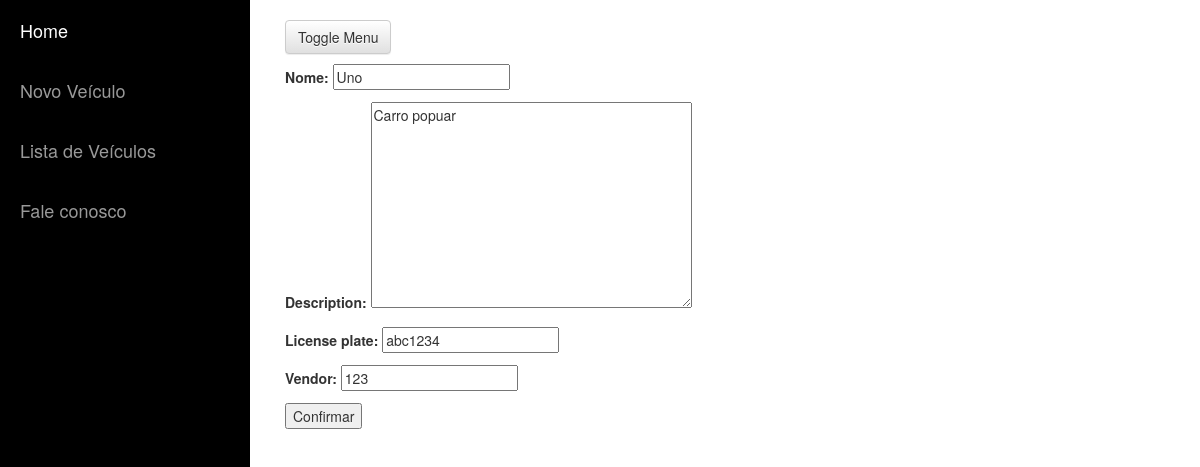
The app's page /resources/vehicle/10, older data.
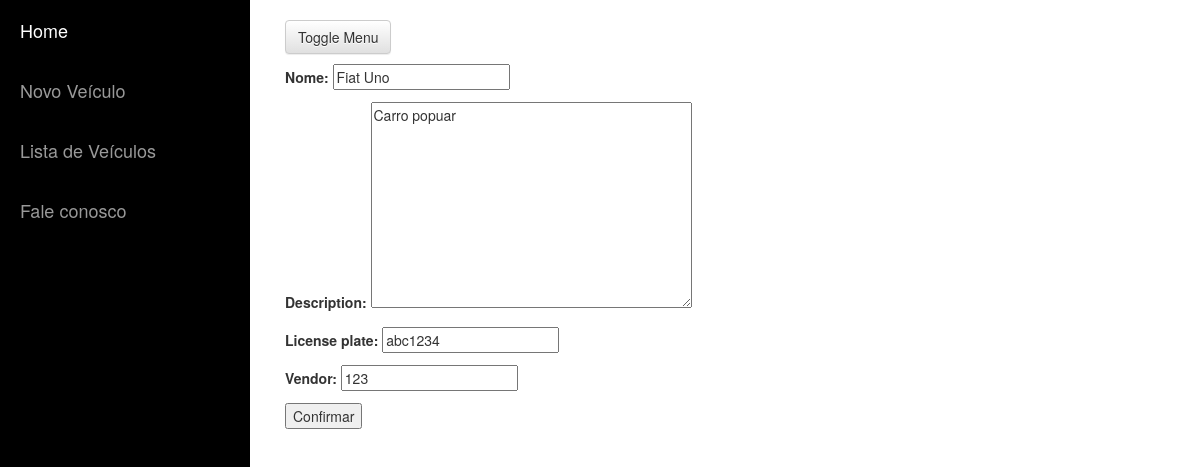
The same page, newer data.
### resources/models.py (models this page shows, shortened)
class Vehicle(models.Model):
    name = models.CharField(verbose_name='Nome', max_length=30) # verbose_name: label no admin
    description = models.TextField(null=True, blank=True)
    vendor = models.IntegerField(null=True)
    license_plate = models.CharField(max_length=7, default='')
    manufacture_year = models.DateField(default=date.today())
    is_active = models.BooleanField(default=True)
    manufacturer = models.ForeignKey('Manufacturer', null=True)
    usecontrols = models.ManyToManyField(Driver, through='UseControl')

### resources/views.py (the view)
# urls.py: url(r'^vehicle/(?P<pk>\d+)$', VehicleUpdate.as_view(), \
class VehicleUpdate(UpdateView):
    model = Vehicle
    success_url = reverse_lazy('vehicle_list')
    template_name = 'vehicle_form.html'
    fields = ['name', 'description', 'license_plate', 'vendor']

### fleet_control/templates/vehicle_form.html (shortened to what this page needs)
{% extends "base.html" %}
{% block content %}
  <form class="form-inline" action="" method="post">{% csrf_token %}
      {{ form.as_p }}
      <input type="submit" value="Confirmar" />
  </form>
{% endblock %}

Row changes from the older to the newer data that the page shows:
changed Vehicle "Carro popuar": name "Uno" → "Fiat Uno"
